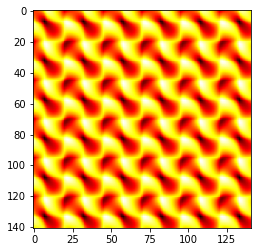

The Python source for this figure:
# -*- coding: utf-8 -*-
"""
Created on Wed Jan 25 20:13:40 2023

@author: mrsag
"""

import numpy as np
import matplotlib.pyplot as plt
from mpl_toolkits import mplot3d

x=np.linspace(-7,7,141)
y=np.linspace(-7,7,141)

X,Y=np.meshgrid(x,y)

def f(x,y):
    xlim=100
    ylim=100
    xrep=0.4
    yrep=0.4
    value=0
    for i in range(1,xlim):
        for j in range(1,ylim):
            term1=np.cos(i*x/xrep)*np.cos(j*y/yrep)*((-1)**(i+j))/(i**2*j**2)
            term2=np.cos(i*x/xrep)*np.sin(j*y/yrep)/(1+(i**2*j**2))
            term3=np.sin(i*x/xrep)*np.cos(j*y/yrep)/(1+(i**2*j**2))
            term4=np.sin(i*x/xrep)*np.sin(j*y/yrep)*((-1)**(i+j))/(i**2*j**2)
            value+=term1 + term2 + term3 + term4
    return(2*np.pi**2/3-value)

Z=f(X,Y)

plt.set_cmap('hot')
plt.imshow(Z)
'''
# creating the visualization
fig = plt.figure()
wf = plt.axes(projection ='3d')
wf.plot_wireframe(X, Y, Z, color ='green')
 
# displaying the visualization
plt.show()'''
